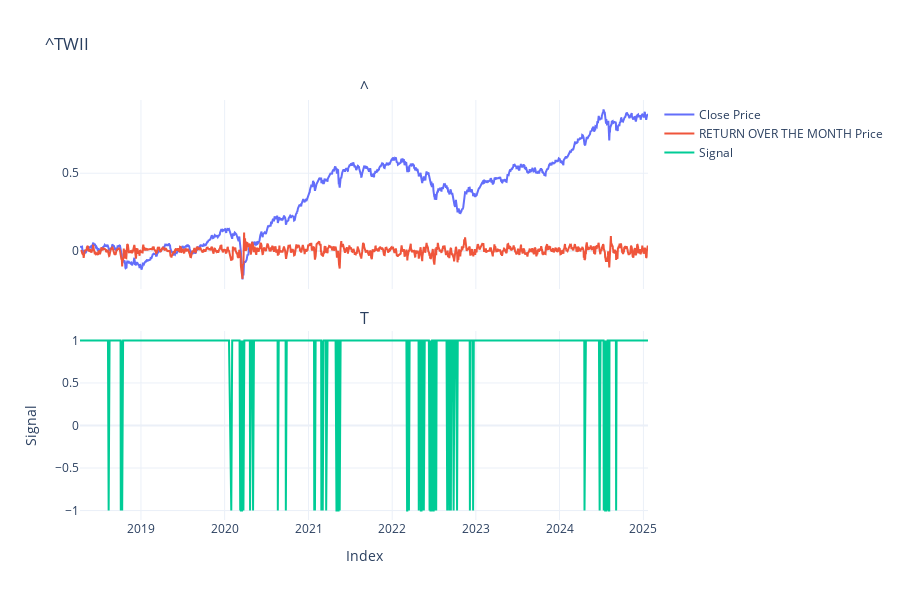

Notebook code for this chart:
### Markdown cell above
### Daily Model
1. Add when there's a signal
2. Potential crash/bear market when there's 2 signals for the past month\

### Code cell
# visualization, not quantifiable
symbol = "^TWII"
data = yf.download(symbol, start='2018-01-01', rounding=2, progress=False)
returns = data[["Close"]].pct_change()


returns["pct_power_5"] = np.power(returns.Close, 5)
tajm = 242
alpha = 2 / (tajm + 1)
returns['cumsum_bm'] = returns.Close.cumsum()
returns['ma_cumsum_bm'] = returns.cumsum_bm.rolling(60).mean()
returns['pct_for_calculating_profit'] = returns.Close.shift(-2)

returns["pct_power_5_ema"] = returns["pct_power_5"].ewm(alpha=alpha, adjust=False).mean()
returns['pct_power_5_ema_shift_1'] = returns.pct_power_5_ema.shift(1)
returns.dropna(inplace=True)


returns["signal"] = np.where(
    (returns["pct_power_5_ema"] > returns["pct_power_5_ema_shift_1"] * 1.01) | 
    (returns["pct_power_5_ema"] > 0), 
    1, 
    -1
)


returns['strat_pct'] = returns.signal * returns.pct_for_calculating_profit

returns['diff_over_the_past_month'] = returns[("Close", "^TWII")].rolling(5).sum()

k = 0
u = -1

fig = make_subplots(rows=2, cols=1, shared_xaxes=True, vertical_spacing=0.1,
                     subplot_titles=symbol)

fig.add_trace(go.Scatter(
    x=returns.index[k:u],
    y=returns.iloc[k:u].cumsum_bm,
    mode='lines',
    name='Close Price'
), row=1, col=1)

fig.add_trace(go.Scatter(
    x=returns.index[k:u],
    y=returns.iloc[k:u].diff_over_the_past_month,
    mode='lines',
    name='RETURN OVER THE MONTH Price'
), row=1, col=1)

fig.add_trace(go.Scatter(
    x=returns.index[k:u],
    y=returns.iloc[k:u]['signal'],
    mode='lines',
    name='Signal'
), row=2, col=1)

fig.update_layout(
    title=symbol,
    template="plotly_white",
    height=600
)

fig.update_xaxes(title_text="Index", row=2, col=1)
fig.update_yaxes(title_text="Signal", row=2, col=1)

fig.show()

### Figure 1 — Plotly figure (JSON) as saved in the notebook; plotly's stock layout.template omitted (floating-point values rounded to 4 significant figures; data arrays with more than 128 entries replaced by an {"elided": "..."} marker saying what was removed)
{"data": [{"mode": "lines", "name": "Close Price", "type": "scatter", "x": {"elided": "1655 str values"}, "xaxis": "x", "y": {"elided": "1655 float values"}, "yaxis": "y"}, {"mode": "lines", "name": "RETURN OVER THE MONTH Price", "type": "scatter", "x": {"elided": "1655 str values"}, "xaxis": "x", "y": {"elided": "1655 float values"}, "yaxis": "y"}, {"mode": "lines", "name": "Signal", "type": "scatter", "x": {"elided": "1655 str values"}, "xaxis": "x2", "y": {"elided": "1655 int values"}, "yaxis": "y2"}], "layout": {"annotations": [{"font": {"size": 16}, "showarrow": false, "text": "^", "x": 0.5, "xanchor": "center", "xref": "paper", "y": 1, "yanchor": "bottom", "yref": "paper"}, {"font": {"size": 16}, "showarrow": false, "text": "T", "x": 0.5, "xanchor": "center", "xref": "paper", "y": 0.45, "yanchor": "bottom", "yref": "paper"}], "height": 600, "title": {"text": "^TWII"}, "xaxis": {"anchor": "y", "domain": [0, 1], "matches": "x2", "showticklabels": false}, "xaxis2": {"anchor": "y2", "domain": [0, 1], "title": {"text": "Index"}}, "yaxis": {"anchor": "x", "domain": [0.55, 1]}, "yaxis2": {"anchor": "x2", "domain": [0, 0.45], "title": {"text": "Signal"}}}}
